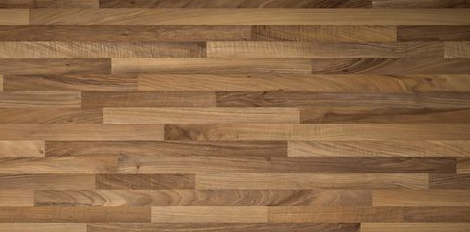
#> input picture images/floor4.png, 470 x 232 px; its folder holds 7 pictures in this run
$ python find_robot_position.py
#> lines starting #> are read from the running program, lines starting #| are printed output that depends on the picture
import matplotlib.pyplot as plt
import numpy as np
import cv2 as cv
import sys
import os

isPI = os.uname().nodename == "raspberrypi"
flipY = False
flipX = False
folder = "images/"
camera_image = folder + "camera1.png"
floor_image = folder + "floor4.png"
debug = False
try:
    if len(sys.argv) > 1:
        camera_image = folder + f"camera{int(sys.argv[1])}.png"
        debug = True
    if len(sys.argv) > 2:
        floor_image = folder + f"floor{int(sys.argv[2])}.png"
except:
    print("CLI arguments: <camera-number> <floor-number>")

# Find the ideal canny bounds
base_image = cv.imread(floor_image)
#> base_image is the input picture: shape (232, 470, 3); mean B, G, R 72.4, 106.1, 142.3
grey_image = cv.cvtColor(base_image, cv.COLOR_BGR2GRAY)
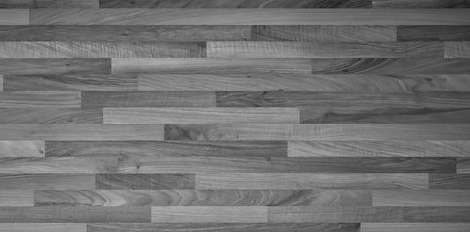
#> grey_image: shape (232, 470); min 26, max 182, mean 113.1
v = np.median(grey_image)
#> v = 114


def canny(img, l, u, output, plot=False):
    # Apply canny
    image = cv.Canny(img, l, u)
    if debug:
        if plot:
            plt.imshow(image, 'gray')
        if output:
            plt.imsave(fname=output, arr=image, cmap='gray', format='png')
    return image


def capture(output):
    from picamera import PiCamera
    camera = PiCamera()
    camera.capture(output, resize=(56, 56))
    camera.close()


def locate(assumed_position=[0, 0], capture_new_image=False, lower=40, upper=20):
    """
    Find the most probable position of the robot.
    """
#> called with capture_new_image = False, lower = 40, upper = 20
    global camera_image
    # lower = 20  # int(max(0, (1.0 - sigma) * v))
    # upper = 10  # int(min(255, (1.0 + sigma) * v))
    #print(lower, upper)

    if isPI:
        camera_image = "static/camera.png"
        if capture_new_image:
            capture("static/camera.png")

    # Make a canny of part of the floor
    # around the assumed position
    # TODO: Crop image
    # TODO: Rotate image
    img = cv.imread(floor_image, 0)
#> img: shape (232, 470); min 28, max 184, mean 115.6
    if flipX:
        img = cv.flip(img, 1)
    if flipY:
        img = cv.flip(img, 0)
    floor = canny(img, lower, upper, folder + "canny_floor.png", True)
#> in canny, `image = cv.Canny(img, l, u)`:
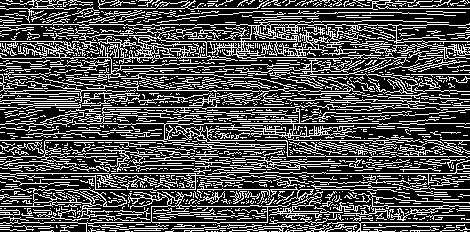
#> image: shape (232, 470); 30.9% white in thin lines or dots

    # Make a canny of the camera shot
    img = cv.imread(camera_image, 0)
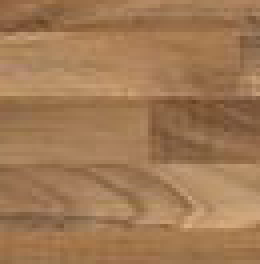
#> input picture images/camera1.png, 65 x 66 px (shown 4 times larger)
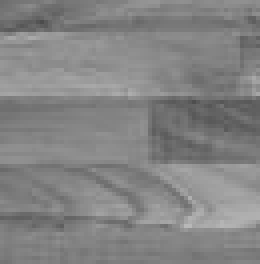
#> img: shape (66, 65) (shown 4 times larger); min 76, max 184, mean 131.4
    if flipX:
        img = cv.flip(img, 1)
    if flipY:
        img = cv.flip(img, 0)
    height, width = img.shape[:2]
#> height = 66; width = 65
    camera = canny(img, lower, upper, folder + "canny_camera.png")
#> call 2 of canny, with l = 40, u = 20, output = 'images/canny_camera.png', plot = False
#> in canny (call 2), `image = cv.Canny(img, l, u)`:
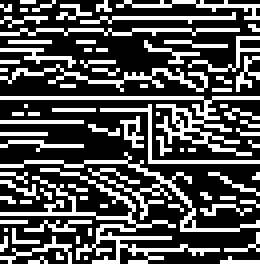
#> image: shape (66, 65) (shown 4 times larger); 31.9% white in thin lines or dots

    # Add canny image to webserver
    if isPI:
        plt.imsave(fname="static/canny_camera.png",
                   arr=camera, cmap='gray', format='png')

    if debug:
        print("Canny done")

    # Set general hough transform template
    ght = cv.createGeneralizedHoughBallard()
    ght.setTemplate(camera)
    ght.setVotesThreshold(250)

    # Find the position in the image!
    [positions, votes] = ght.detect(floor)
#> positions = [[90, 182, 1, 0]]; votes = [[1192, 0, 0]]
    if positions is None:
        print("Could not find any matches!")
        return np.array([])
    positions = positions[0]

    if debug:
        print("Gotten positions")
        print("Plotting!")
        xs = [int(position[0]) for position in positions[1:]]
        ys = [int(position[1]) for position in positions[1:]]
        plt.scatter(x=xs, y=ys, c='r')

        xs = [int(position[0]) for position in positions[:1]]
        ys = [int(position[1]) for position in positions[:1]]
        plt.scatter(x=xs, y=ys, c='g')

        plt.savefig(folder + "result.png")

    # Calculate the actual position relative to
    # the origin of the floor
    # TODO: Calc position
    return positions[0][:2]


if __name__ == '__main__':
    locate([10, 10])
